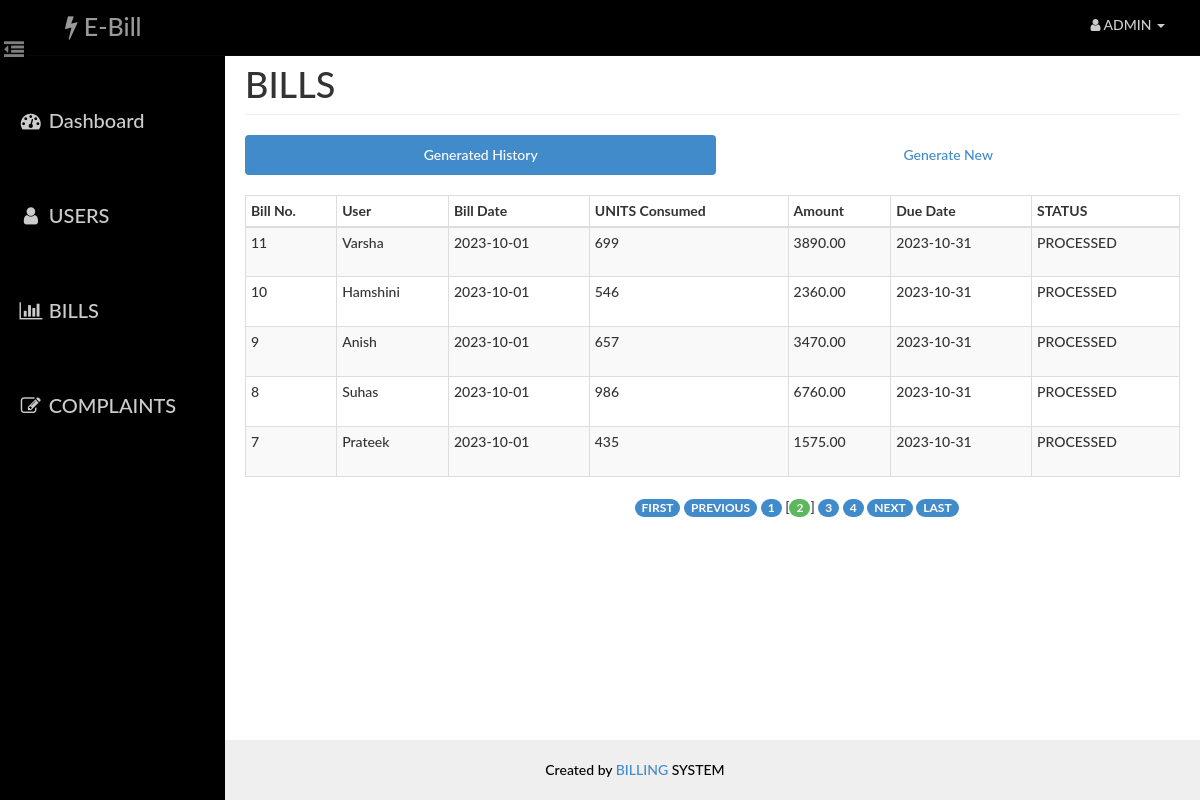
Screenshot of /ebill/test cases/admin/extra.php?currentpage=2 (signed in) with the database file from the repository.
### tables this page shows
CREATE TABLE `bill` (
  `id` int(14) NOT NULL,
  `aid` int(14) NOT NULL,
  `uid` int(14) NOT NULL,
  `units` int(10) NOT NULL,
  `amount` decimal(10,2) NOT NULL,
  `status` varchar(10) NOT NULL,
  `bdate` date NOT NULL,
  `ddate` date NOT NULL
);

CREATE TABLE `user` (
  `id` int(14) NOT NULL,
  `name` varchar(40) NOT NULL,
  `email` varchar(40) NOT NULL,
  `phone` int(14) NOT NULL,
  `pass` varchar(20) NOT NULL,
  `address` varchar(100) NOT NULL
);

### ebill/test cases/admin/paging1.php (called while the page is built, shortened)
<?php
    $rowsperpage = 5;
    if (isset($_GET['currentpage']) && is_numeric($_GET['currentpage'])) {
       $currentpage = (int) $_GET['currentpage'];
    } else {
       $currentpage = 1;
    }
    $offset = ($currentpage - 1) * $rowsperpage;
 ?>

### ebill/test cases/Includes/admin.php (called while the page is built, shortened)
<?php
    function retrieve_bills_generated($id,$offset, $rowsperpage) {
        global $con;
        $query  = "SELECT user.name AS user, bill.bdate AS bdate , bill.units AS units , bill.amount AS amount , bill.id as bid ";
        $query .= ", bill.ddate AS ddate, bill.status AS status ";
        $query .= " FROM user , bill ";
        $query .= " WHERE user.id=bill.uid AND aid={$id} ";
        $query .= " ORDER BY bill.id DESC ";
        $query .= "LIMIT {$offset}, {$rowsperpage} ";
        $result = mysqli_query($con,$query);
        return $result;
    }
 ?>

### ebill/test cases/admin/extra.php (the view, shortened to what this page needs)
<?php
    require_once('head_html.php');
    require_once('../Includes/session.php');
    require_once('../Includes/admin.php');
?>
<body>
    <div id="wrapper">
        <?php
            require_once("nav.php");
            require_once("sidebar.php");
        ?>
        <div id="page-content-wrapper">
            <div class="container-fluid">
                <div class="row">
                    <div class="col-lg-12">
                        <h1 class="page-header">
                            BILLS
                        </h1>
                        <ul class="nav nav-pills nav-justified">
                            <li class="active"><a href="#generated" data-toggle="pill">Generated History</a>
                            </li>
                            <li class=""><a href="#generate" data-toggle="pill">Generate New</a>
                            </li>
                        </ul>
                        <div class="tab-content">
                            <div class="tab-pane fade in active" id="generated">
                                <div class="table-responsive">
                                    <table class="table table-hover table-striped table-bordered table-condensed">
                                        <thead>
                                            <tr>
                                                <th>Bill No.</th>
                                                <th>User</th>
                                                <th>Bill Date</th>
                                                <th>UNITS Consumed</th>
                                                <th>Amount</th>
                                                <th>Due Date</th>
                                                <th>STATUS</th>
                                            </tr>
                                        </thead>
                                        <tbody>
                                        <?php
                                            include("paging1.php");
                                            $result = retrieve_bills_generated($_SESSION['aid'],$offset, $rowsperpage);
                                            while($row = mysqli_fetch_assoc($result)){
                                            ?>
                                                <tr>
                                                    <td><?php echo $row['bid']?></td>
                                                    <td height="50"><?php echo $row['user'] ?></td>
                                                    <td><?php echo $row['bdate'] ?></td>
                                                    <td><?php echo $row['units'] ?></td>
                                                    <td><?php echo $row['amount'] ?></td>
                                                    <td><?php echo $row['ddate'] ?></td>
                                                    <td><?php echo $row['status'] ?></td>
                                                </tr>
                                            <?php
                                            }
                                            ?>
                                        </tbody>
                                    </table>
                                    <?php include("paging2.php");  ?>
                                </div>
                            </div>
                        </div>
                    </div>
                </div>
            </div>
        </div>
    </div>
    <?php
    require_once("footer.php");
    ?>
</body>
</html>

### ebill/test cases/assets/css/dash_admin.css (style rules this page uses)
html { height: 100%; }
body, html { width: 100%; height: 100%; }
body, h1, h2, h3, h4, h5, h6 { font-family: "Lato","Helvetica Neue",Helvetica,Arial,sans-serif; font-weight: 500; }
#wrapper { padding-left: 10px; padding-top: 5px; -webkit-transition: all 0.5s ease; -moz-transition: all 0.5s ease; -o-transition: all 0.5s ease; transition: all 0.5s ease; }
#page-content-wrapper { width: 100%; padding: 15px; min-height:100%; }
@media (min-width:768px) { #wrapper { padding-left: 225px; } }
@media (min-width:768px) { #page-content-wrapper { padding: 20px; } }
.table-responsive { padding-top: 20px; padding-bottom: 20px; }

### rows the page displays
bill: id "11", uid.name "Varsha", bdate "2023-10-01", units "699", amount "3890.00", ddate "2023-10-31", status "PROCESSED"
bill: id "10", uid.name "Hamshini", bdate "2023-10-01", units "546", amount "2360.00", ddate "2023-10-31", status "PROCESSED"
bill: id "9", uid.name "Anish", bdate "2023-10-01", units "657", amount "3470.00", ddate "2023-10-31", status "PROCESSED"
bill: id "8", uid.name "Suhas", bdate "2023-10-01", units "986", amount "6760.00", ddate "2023-10-31", status "PROCESSED"
bill: id "7", uid.name "Prateek", bdate "2023-10-01", units "435", amount "1575.00", ddate "2023-10-31", status "PROCESSED"
